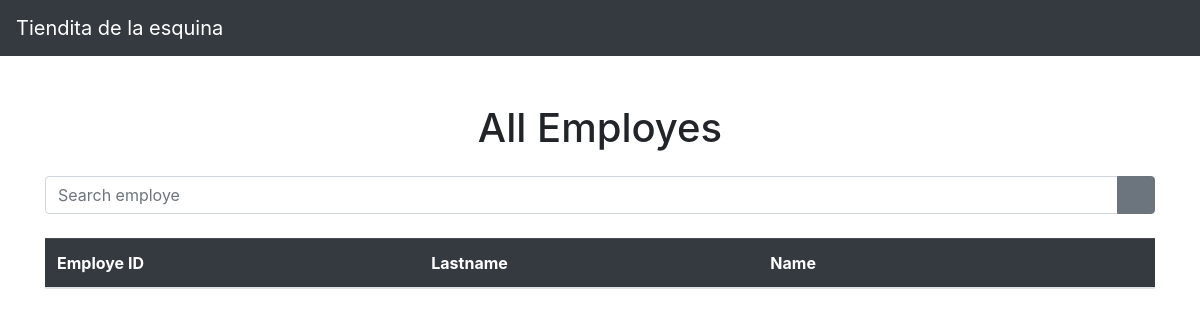
Before: /show-all-employes/ with the older database file.
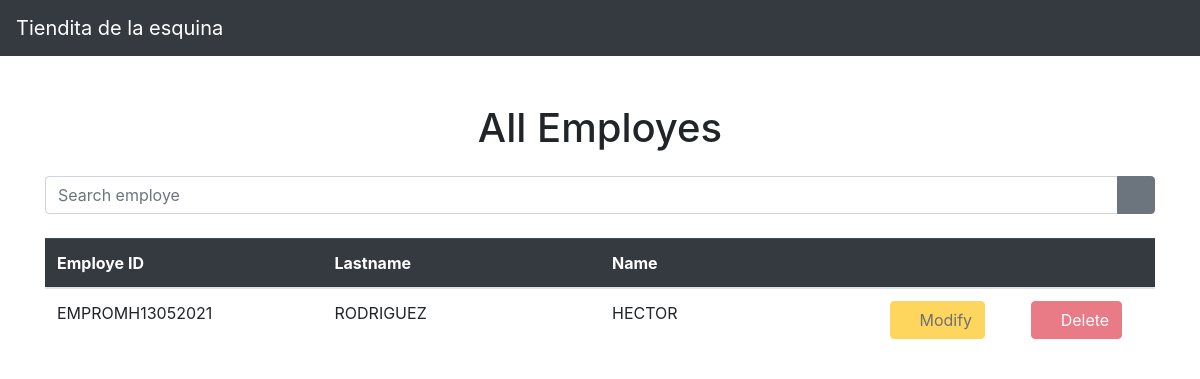
After: the same page with the newer database file.
### Employes/models.py (models this page shows, shortened)
class Employe( models.Model ):
    firstname = models.CharField(
        max_length = 25,
        blank = False,
        null = False
    )
    secondname = models.CharField(
        max_length = 25,
    )
    lastname = models.CharField(
        max_length = 25,
        blank = False,
        null = False
    )
    secondlastname = models.CharField(
        max_length = 25,
        blank = False,
        null = False
    )
    idemploye = models.CharField(
        max_length = 20,
        blank = False,
        null = False
    )
    usr = models.OneToOneField(
        User,
        on_delete = models.CASCADE,
    )

### Employes/views.py (the view)
# urls.py: path('show-all-employes/', views.ShowAllEmployesListView.as_view() , name = 'showemployespage'),
class ShowAllEmployesListView( ListView ):
    template_name = 'showemployes.html'
    queryset = Employe.objects.all()
    def get_context_data(self, **kwargs):
        context =  super().get_context_data(**kwargs)
        context['titleOfPage'] = 'Show employes'
        context['nameOfApplication'] = NAME_OF_PROJECT
        return context

### project.py (called while the page is built)
def NAME_OF_PROJECT():
    return 'Tiendita de la esquina'

### Employes/templates/showemployes.html
{% extends 'shared/body.html' %}
{% block content %}
    <div class="col-12 mb-3">
        <center>
            <h1>All Employes</h1>
        </center>
    </div>
    <div class="col-12 mt-4 mt-sm-4 mt-md-0 mt-lg-0 mt-xl-0">
        <div class="row">
            <div class="col-12">
                <form action="{% url 'Employes:searchemploye' %}">
                    <div class="input-group mb-3">
                        <input name="emp" type="text" class="form-control" placeholder="Search employe">
                        <div class="input-group-append">
                            <button type="search" class="btn btn-secondary">
                                <i class="bi bi-search"></i>
                            </button>
                        </div>
                    </div>
                </form>
            </div>
        </div>
        <div class="row">
            <div class="col-12 mt-2">
                <div class="table-responsive">
                    <table class="table">
                        <thead class="table-dark">
                            <tr>
                                <th scope="col">Employe ID</th>
                                <th scope="col">Lastname</th>
                                <th scope="col">Name</th>
                                <th scope="col"></th>
                                <th scope="col"></th>
                            </tr>
                        </thead>
                        <tbody>
                            {% for prov in object_list %}
                                <tr class>
                                    <td class="col-3">{{ prov.idemploye }}</td>
                                    <td class="col-3">{{ prov.lastname }}</td>
                                    <td class="col-3">{{ prov.firstname }}</td>
                                    <td>
                                        <button class="btn btn-warning" disabled>
                                            <i class="bi bi-pencil"></i>
                                            Modify
                                        </button>
                                    </td>
                                    <td>
                                        <button class="btn btn-danger" disabled>
                                            <i class="bi bi-trash"></i>
                                            Delete
                                        </button>
                                    </td>
                                </tr>
                            {% endfor %}
                        </tbody>
                    </table>
                </div>
            </div>
        </div>
    </div>
{% endblock %}

Changed rows visible on the page:
added Employe: idemploye "EMPROMH13052021", lastname "RODRIGUEZ", firstname "HECTOR"
